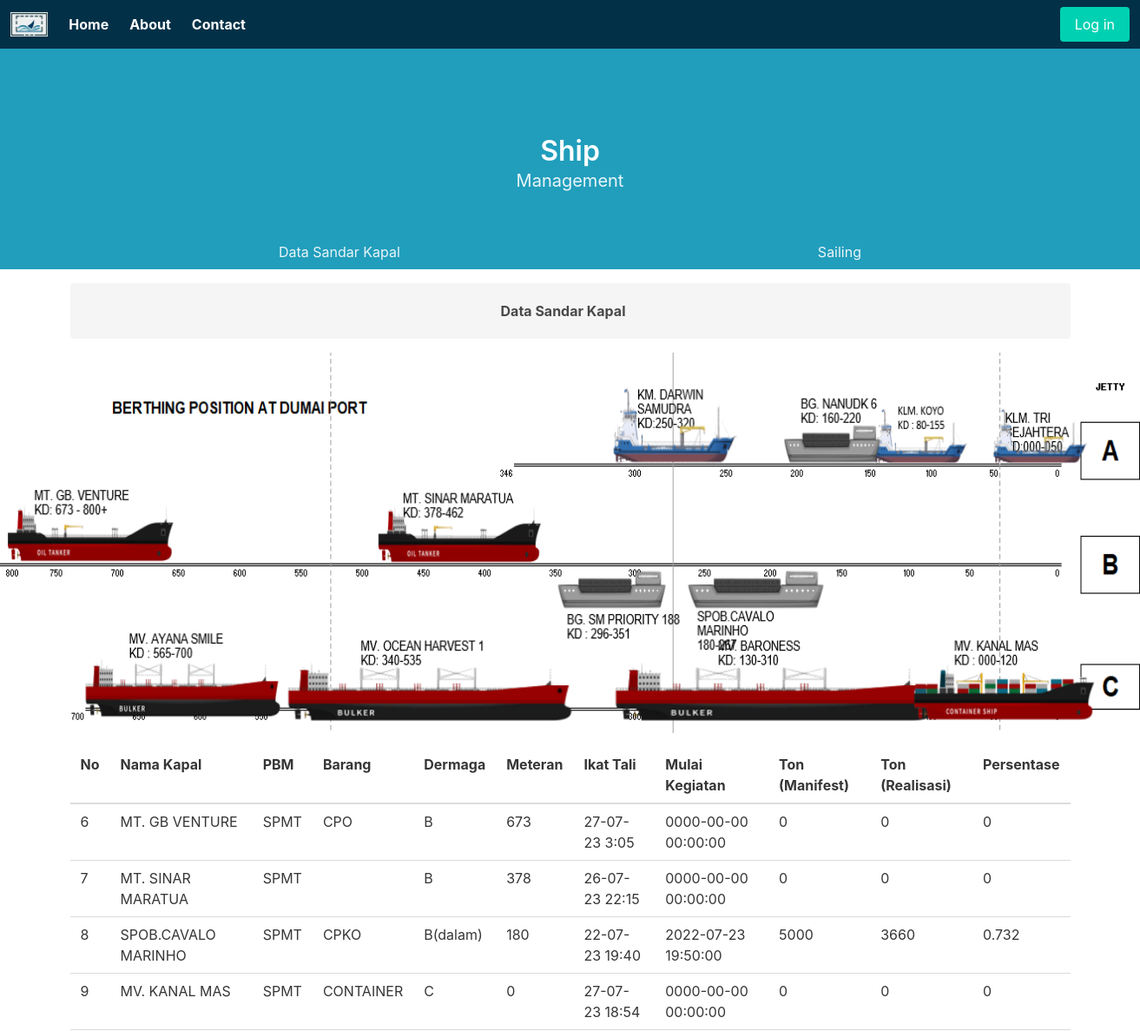
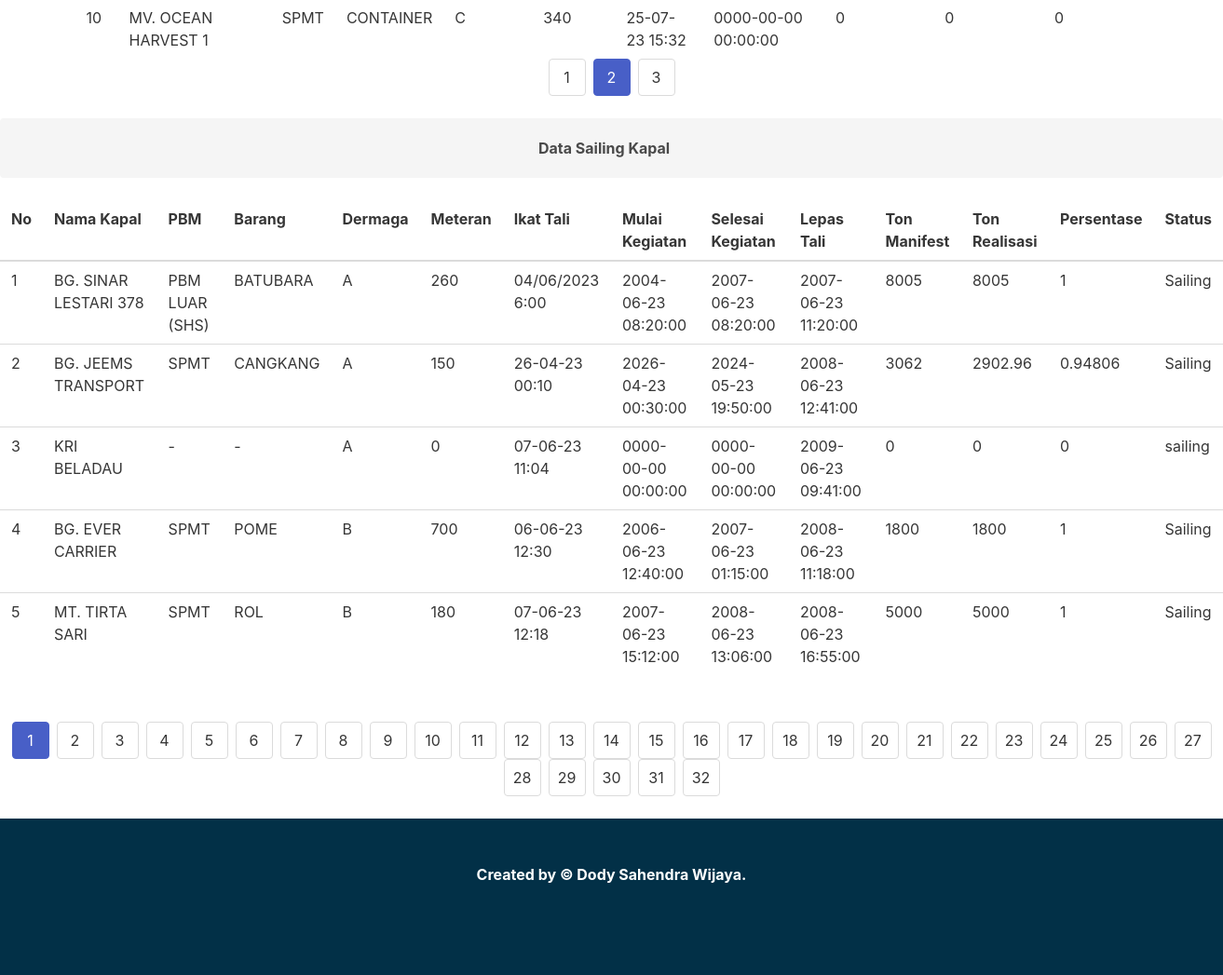
Screenshot of /?page_data_sandar=2 with the database file from the repository (2 pictures, top to bottom).
### tables this page shows
CREATE TABLE `data_sandar` (
  `Id` int(11) NOT NULL,
  `NamaKapal` varchar(255) DEFAULT NULL,
  `PBM` varchar(255) DEFAULT NULL,
  `Barang` varchar(255) DEFAULT NULL,
  `Dermaga` varchar(255) DEFAULT NULL,
  `Meteran` int(11) DEFAULT NULL,
  `IkatTali` varchar(255) DEFAULT NULL,
  `MulaiKegiatan` datetime DEFAULT NULL,
  `TonManifest` float DEFAULT NULL,
  `TonRealisasi` float DEFAULT NULL,
  `Persentase` float DEFAULT NULL
);

CREATE TABLE `sailing` (
  `Id` int(11) NOT NULL,
  `NamaKapal` varchar(255) DEFAULT NULL,
  `PBM` varchar(255) DEFAULT NULL,
  `Barang` varchar(255) DEFAULT NULL,
  `Dermaga` varchar(255) DEFAULT NULL,
  `Meteran` int(11) DEFAULT NULL,
  `IkatTali` varchar(255) DEFAULT NULL,
  `MulaiKegiatan` datetime DEFAULT NULL,
  `SelesaiKegiatan` datetime DEFAULT NULL,
  `LepasTali` datetime DEFAULT NULL,
  `TonManifest` float DEFAULT NULL,
  `TonRealisasi` float DEFAULT NULL,
  `Persentase` float DEFAULT NULL,
  `Status` varchar(50) DEFAULT NULL
);

### index.php (the view, shortened to what this page needs)
<?php
include './backend/koneksi.php';
$per_page = 5;
$sql_count_data_sandar = "SELECT COUNT(*) AS total FROM data_sandar";
$result_count_data_sandar = $conn->query($sql_count_data_sandar);
$row_count_data_sandar = $result_count_data_sandar->fetch_assoc();
$total_data_data_sandar = $row_count_data_sandar['total'];
$total_pages_data_sandar = ceil($total_data_data_sandar / $per_page);
$current_page_data_sandar = isset($_GET['page_data_sandar']) ? $_GET['page_data_sandar'] : 1;
$offset_data_sandar = ($current_page_data_sandar - 1) * $per_page;
$sql_count_sailing = "SELECT COUNT(*) AS total FROM Sailing";
$result_count_sailing = $conn->query($sql_count_sailing);
$row_count_sailing = $result_count_sailing->fetch_assoc();
$total_data_sailing = $row_count_sailing['total'];
$total_pages_sailing = ceil($total_data_sailing / $per_page);
$current_page_sailing = isset($_GET['page_sailing']) ? $_GET['page_sailing'] : 1;
$offset_sailing = ($current_page_sailing - 1) * $per_page;
?>
<!DOCTYPE html>
<html lang="en">
<head>
    <link rel="stylesheet" href="https://cdn.jsdelivr.net/npm/bulma@0.9.4/css/bulma.min.css">
</head>
<body>
    <nav class="navbar" role="navigation" aria-label="main navigation" style="background-color:#023047;">
        <div class="navbar-brand">
            <a class="navbar-item" href="#">
                <img src="./images/logo.png">
            </a>
        </div>
        <nav id="navbarBasicExample" class="navbar-menu">
            <div class="navbar-start">
                <a class="navbar-item has-text-white has-text-weight-bold" href="#home">
                    Home
                </a>
                <a class="navbar-item has-text-white has-text-weight-bold" href="#about">
                    About
                </a>
                <a class="navbar-item has-text-white has-text-weight-bold" href="#contact">
                    Contact
                </a>
            </div>
        </nav>
        <?php
        if (isset($_SESSION['nama'])) {
            echo '<div class="navbar-end">
            <div class="navbar-item">
                <div class="buttons">
                    <a class="button is-primary" href="admin/dashboard.php">
                        Dashboard
                    </a>
                    <a class="button is-danger" href="admin/logout.php">
                        Logout
                    </a>
                </div>
            </div>
        </div>';
        } else {
            echo '<div class="navbar-end">
            <div class="navbar-item">
                <div class="buttons">
                    <a class="button is-primary" href="login.php">
                        Log in
                    </a>
                </div>
            </div>
        </div>';
        }
        ?>
    </nav>
    <section class="hero is-primary is-high" style="background-color: #219EBC;">
        <div class="hero-head">
            <nav class="navbar">
                <div class="container">
                    <div id="navbarMenuHeroA" class="navbar-menu">
                    </div>
                </div>
            </nav>
        </div>
        <div class="hero-body">
            <div class="container has-text-centered">
                <p class="title">
                    Ship
                </p>
                <p class="subtitle">
                    Management
                </p>
            </div>
        </div>
        <div class="hero-foot fixed">
            <nav class="tabs is-boxed is-fullwidth">
                <div class="container">
                    <ul>
                        <li><a href=#data_sandar_kapal>Data Sandar Kapal</a></li>
                        <li><a href=#data_sailing>Sailing</a></li>
                    </ul>
                </div>
            </nav>
        </div>
    </section>
    <div class="container is-max-widescreen" id="data_sandar_kapal">
        <div class="notification is-light mt-4">
            <center><strong>Data Sandar Kapal</strong></center>
        </div>
    </div>
    <figure class="image is-3by1 mt-4">
        <img src="images/all2.png">
    </figure>
    <div class="container is-max-widescreen" id="data_sandar_kapal">
        <table class="table mt-4">
            <thead>
                <tr>
                    <th>No</th>
                    <th>Nama Kapal</th>
                    <th>PBM</th>
                    <th>Barang</th>
                    <th>Dermaga</th>
                    <th>Meteran</th>
                    <th>Ikat Tali</th>
                    <th>Mulai Kegiatan</th>
                    <th>Ton (Manifest)</th>
                    <th>Ton (Realisasi)</th>
                    <th>Persentase</th>
                </tr>
            </thead>
            <tbody>
                <?php
                $sql_data_sandar = "SELECT * FROM data_sandar LIMIT $offset_data_sandar, $per_page";
                $result_data_sandar = $conn->query($sql_data_sandar);
                $No_data_sandar = ($current_page_data_sandar - 1) * $per_page + 1;
                if ($result_data_sandar->num_rows > 0) {
                    while ($row_data_sandar = $result_data_sandar->fetch_assoc()) {
                        echo "<tr>";
                        echo "<td>" . $No_data_sandar . "</td>";
                        echo "<td>" . $row_data_sandar["NamaKapal"] . "</td>";
                        echo "<td>" . $row_data_sandar["PBM"] . "</td>";
                        echo "<td>" . $row_data_sandar["Barang"] . "</td>";
                        echo "<td>" . $row_data_sandar["Dermaga"] . "</td>";
                        echo "<td>" . $row_data_sandar["Meteran"] . "</td>";
                        echo "<td>" . $row_data_sandar["IkatTali"] . "</td>";
                        echo "<td>" . $row_data_sandar["MulaiKegiatan"] . "</td>";
                        echo "<td>" . $row_data_sandar["TonManifest"] . "</td>";
                        echo "<td>" . $row_data_sandar["TonRealisasi"] . "</td>";
                        echo "<td>" . $row_data_sandar["Persentase"] . "</td>";
                        echo "</tr>";
                        $No_data_sandar++;
                    }
                } else {
                    echo "<tr><td colspan='11'>Tidak ada data yang ditemukan</td></tr>";
                }
                ?>
            </tbody>
        </table>
    </div>
    <nav class="pagination is-centered" role="navigation" aria-label="pagination">
        <ul class="pagination-list">
            <?php
            for ($i = 1; $i <= $total_pages_data_sandar; $i++) {
                echo '<li>';
                if ($i == $current_page_data_sandar) {
                    echo '<a class="pagination-link is-current" aria-label="Page ' . $i . '" aria-current="page">' . $i . '</a>';
                } else {
                    echo '<a href="?page_data_sandar=' . $i . '" class="pagination-link" aria-label="Goto page ' . $i . '">' . $i . '</a>';
                }
                echo '</li>';
            }
            ?>
        </ul>
    </nav>
    <div class="container.is-fullhd data-sailing-section" id="data_sailing">
        <div class="notification is-light mt-4">
            <center><Strong>Data Sailing Kapal</Strong></center>
        </div>
        <center>
            <table class="table mt-4">
                <thead>
                    <tr>
                        <th>No</th>
                        <th>Nama Kapal</th>
                        <th>PBM</th>
                        <th>Barang</th>
                        <th>Dermaga</th>
                        <th>Meteran</th>
                        <th>Ikat Tali</th>
                        <th>Mulai Kegiatan</th>
                        <th>Selesai Kegiatan</th>
                        <th>Lepas Tali</th>
                        <th>Ton Manifest</th>
                        <th>Ton Realisasi</th>
                        <th>Persentase</th>
                        <th>Status</th>
                    </tr>
                </thead>
                <tbody>
                    <?php
                    $sql_sailing = "SELECT * FROM Sailing LIMIT $offset_sailing, $per_page";
                    $result_sailing = $conn->query($sql_sailing);
                    $No_sailing = ($current_page_sailing - 1) * $per_page + 1;
                    if ($result_sailing->num_rows > 0) {
                        while ($row_sailing = $result_sailing->fetch_assoc()) {
                            echo "<tr>";
                            echo "<td>" . $No_sailing . "</td>";
                            echo "<td>" . $row_sailing["NamaKapal"] . "</td>";
                            echo "<td>" . $row_sailing["PBM"] . "</td>";
                            echo "<td>" . $row_sailing["Barang"] . "</td>";
                            echo "<td>" . $row_sailing["Dermaga"] . "</td>";
                            echo "<td>" . $row_sailing["Meteran"] . "</td>";
                            echo "<td>" . $row_sailing["IkatTali"] . "</td>";
                            echo "<td>" . $row_sailing["MulaiKegiatan"] . "</td>";
                            echo "<td>" . $row_sailing["SelesaiKegiatan"] . "</td>";
                            echo "<td>" . $row_sailing["LepasTali"] . "</td>";
                            echo "<td>" . $row_sailing["TonManifest"] . "</td>";
                            echo "<td>" . $row_sailing["TonRealisasi"] . "</td>";
                            echo "<td>" . $row_sailing["Persentase"] . "</td>";
                            echo "<td>" . $row_sailing["Status"] . "</td>";
                            echo "</tr>";
                            $No_sailing++;
                        }
                    } else {
                        echo "<tr><td colspan='14'>Tidak ada data yang ditemukan</td></tr>";
                    }
                    ?>
                </tbody>
        </center>
    </div>
    <nav class="pagination is-centered" role="navigation" aria-label="pagination">
        <ul class="pagination-list">
            <?php
            for ($i = 1; $i <= $total_pages_sailing; $i++) {
                echo '<li>';
                if ($i == $current_page_sailing) {
                    echo '<a class="pagination-link is-current" aria-label="Page ' . $i . '" aria-current="page">' . $i . '</a>';
                } else {
                    echo '<a href="?page_sailing=' . $i . '" class="pagination-link" aria-label="Goto page ' . $i . '">' . $i . '</a>';
                }
                echo '</li>';
            }
            ?>
        </ul>
    </nav>
    <footer class="footer" style="background-color:#023047">
        <div class="content has-text-centered has-text-white has-text-weight-bold">
            <p>
                <strong class="has-text-white">Created</strong> by <a href="#" class="has-text-white has-text-weight-bold">&copy; Dody Sahendra Wijaya</a>.
            </p>
        </div>
    </footer>
</body>
</html>

### index.php (style rules this page uses)
.data-sailing-section { margin-bottom: 50px; }

### rows the page displays
data_sandar: NamaKapal "MT. GB VENTURE", PBM "SPMT", Barang "CPO", Dermaga "B", Meteran "673", IkatTali "27-07-23 3:05", MulaiKegiatan "0000-00-00 00:00:00", TonManifest "0", TonRealisasi "0", Persentase "0"
data_sandar: NamaKapal "MT. SINAR MARATUA", PBM "SPMT", Dermaga "B", Meteran "378", IkatTali "26-07-23 22:15", MulaiKegiatan "0000-00-00 00:00:00", TonManifest "0", TonRealisasi "0", Persentase "0"
data_sandar: NamaKapal "SPOB.CAVALO MARINHO", PBM "SPMT", Barang "CPKO", Dermaga "B(dalam)", Meteran "180", IkatTali "22-07-23 19:40", MulaiKegiatan "2022-07-23 19:50:00", TonManifest "5000", TonRealisasi "3660", Persentase "0.732"
data_sandar: NamaKapal "MV. KANAL MAS", PBM "SPMT", Barang "CONTAINER", Dermaga "C", Meteran "0", IkatTali "27-07-23 18:54", MulaiKegiatan "0000-00-00 00:00:00", TonManifest "0", TonRealisasi "0", Persentase "0"
data_sandar: NamaKapal "MV. OCEAN HARVEST 1", PBM "SPMT", Barang "CONTAINER", Dermaga "C", Meteran "340", IkatTali "25-07-23 15:32", MulaiKegiatan "0000-00-00 00:00:00", TonManifest "0", TonRealisasi "0", Persentase "0"
sailing: NamaKapal "BG. SINAR LESTARI 378", PBM "PBM LUAR (SHS)", Barang "BATUBARA", Dermaga "A", Meteran "260", IkatTali "04/06/2023 6:00", MulaiKegiatan "2004-06-23 08:20:00", SelesaiKegiatan "2007-06-23 08:20:00", LepasTali "2007-06-23 11:20:00", TonManifest "8005", TonRealisasi "8005", Persentase "1", Status "Sailing"
sailing: NamaKapal "BG. JEEMS TRANSPORT", PBM "SPMT", Barang "CANGKANG", Dermaga "A", Meteran "150", IkatTali "26-04-23 00:10", MulaiKegiatan "2026-04-23 00:30:00", SelesaiKegiatan "2024-05-23 19:50:00", LepasTali "2008-06-23 12:41:00", TonManifest "3062", TonRealisasi "2902.96", Persentase "0.94806", Status "Sailing"
sailing: NamaKapal "KRI BELADAU", PBM "-", Barang "-", Dermaga "A", Meteran "0", IkatTali "07-06-23 11:04", MulaiKegiatan "0000-00-00 00:00:00", SelesaiKegiatan "0000-00-00 00:00:00", LepasTali "2009-06-23 09:41:00", TonManifest "0", TonRealisasi "0", Persentase "0", Status "sailing"
sailing: NamaKapal "BG. EVER CARRIER", PBM "SPMT", Barang "POME", Dermaga "B", Meteran "700", IkatTali "06-06-23 12:30", MulaiKegiatan "2006-06-23 12:40:00", SelesaiKegiatan "2007-06-23 01:15:00", LepasTali "2008-06-23 11:18:00", TonManifest "1800", TonRealisasi "1800", Persentase "1", Status "Sailing"
sailing: NamaKapal "MT. TIRTA SARI", PBM "SPMT", Barang "ROL", Dermaga "B", Meteran "180", IkatTali "07-06-23 12:18", MulaiKegiatan "2007-06-23 15:12:00", SelesaiKegiatan "2008-06-23 13:06:00", LepasTali "2008-06-23 16:55:00", TonManifest "5000", TonRealisasi "5000", Persentase "1", Status "Sailing"
